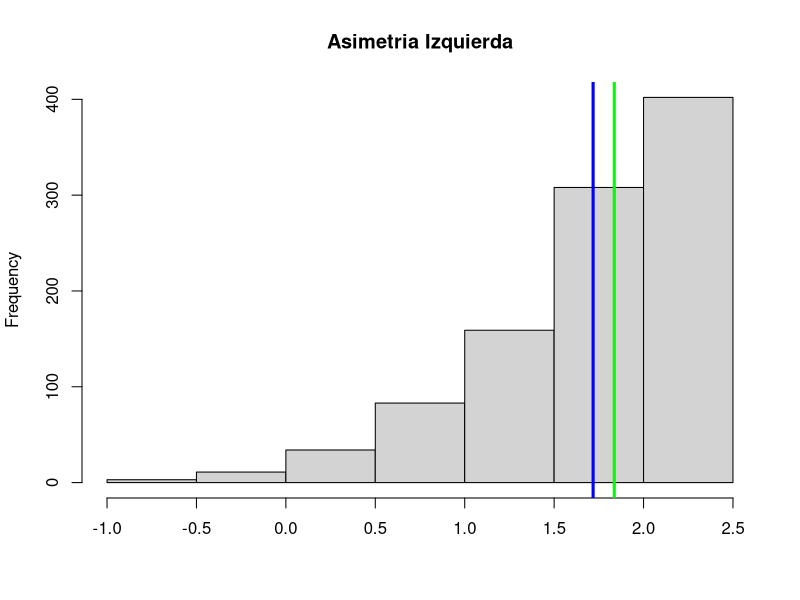

The R script that drew this image:
set.seed(111)
x <- abs(rnorm(1000))
dat <- 2.5 - x
hist(dat, main = "Asimetria Izquierda", xlab = "")
abline( v = c(mean(dat), median(dat)), col = (c("blue", "green")), lwd = 3)
